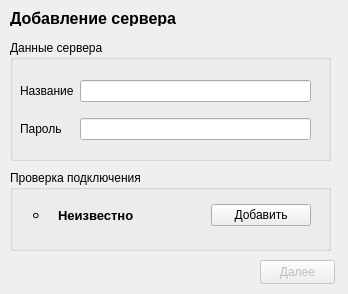
<?xml version="1.0" encoding="UTF-8"?>
<ui version="4.0">
 <class>AddServerLoginDialog</class>
 <widget class="QDialog" name="AddServerLoginDialog">
  <property name="geometry">
   <rect>
    <x>0</x>
    <y>0</y>
    <width>348</width>
    <height>294</height>
   </rect>
  </property>
  <property name="windowTitle">
   <string>Dialog</string>
  </property>
  <widget class="QPushButton" name="nextButton">
   <property name="enabled">
    <bool>false</bool>
   </property>
   <property name="geometry">
    <rect>
     <x>260</x>
     <y>260</y>
     <width>75</width>
     <height>24</height>
    </rect>
   </property>
   <property name="text">
    <string>Далее</string>
   </property>
   <property name="autoDefault">
    <bool>true</bool>
   </property>
   <property name="flat">
    <bool>false</bool>
   </property>
  </widget>
  <widget class="QLabel" name="titleLabel">
   <property name="geometry">
    <rect>
     <x>10</x>
     <y>10</y>
     <width>181</width>
     <height>16</height>
    </rect>
   </property>
   <property name="font">
    <font>
     <pointsize>12</pointsize>
     <bold>true</bold>
    </font>
   </property>
   <property name="text">
    <string>Добавление сервера</string>
   </property>
  </widget>
  <widget class="QGroupBox" name="inputGroupBox">
   <property name="geometry">
    <rect>
     <x>10</x>
     <y>40</y>
     <width>321</width>
     <height>121</height>
    </rect>
   </property>
   <property name="title">
    <string>Данные сервера</string>
   </property>
   <widget class="QWidget" name="gridLayoutWidget">
    <property name="geometry">
     <rect>
      <x>10</x>
      <y>30</y>
      <width>291</width>
      <height>80</height>
     </rect>
    </property>
    <layout class="QGridLayout" name="inputGridLayout" rowstretch="0,0" columnstretch="0,0" rowminimumheight="0,0">
     <item row="0" column="1">
      <widget class="QLineEdit" name="nameEdit"/>
     </item>
     <item row="1" column="1">
      <widget class="QLineEdit" name="passwordEdit">
       <property name="echoMode">
        <enum>QLineEdit::Password</enum>
       </property>
       <property name="placeholderText">
        <string/>
       </property>
      </widget>
     </item>
     <item row="0" column="0">
      <widget class="QLabel" name="nameLabel">
       <property name="text">
        <string>Название</string>
       </property>
      </widget>
     </item>
     <item row="1" column="0">
      <widget class="QLabel" name="portLabel">
       <property name="text">
        <string>Пароль</string>
       </property>
      </widget>
     </item>
    </layout>
   </widget>
  </widget>
  <widget class="QGroupBox" name="checkGroupBox">
   <property name="geometry">
    <rect>
     <x>10</x>
     <y>170</y>
     <width>321</width>
     <height>81</height>
    </rect>
   </property>
   <property name="title">
    <string>Проверка подключения</string>
   </property>
   <widget class="QWidget" name="horizontalLayoutWidget">
    <property name="geometry">
     <rect>
      <x>10</x>
      <y>20</y>
      <width>291</width>
      <height>51</height>
     </rect>
    </property>
    <layout class="QHBoxLayout" name="checkLayout">
     <item>
      <widget class="QLabel" name="signalLabel">
       <property name="sizePolicy">
        <sizepolicy hsizetype="Fixed" vsizetype="Fixed">
         <horstretch>0</horstretch>
         <verstretch>0</verstretch>
        </sizepolicy>
       </property>
       <property name="maximumSize">
        <size>
         <width>32</width>
         <height>32</height>
        </size>
       </property>
       <property name="text">
        <string>⚪</string>
       </property>
       <property name="alignment">
        <set>Qt::AlignCenter</set>
       </property>
      </widget>
     </item>
     <item>
      <widget class="QLabel" name="statusLabel">
       <property name="font">
        <font>
         <pointsize>10</pointsize>
         <bold>true</bold>
        </font>
       </property>
       <property name="text">
        <string>Неизвестно</string>
       </property>
      </widget>
     </item>
     <item>
      <widget class="QPushButton" name="checkButton">
       <property name="sizePolicy">
        <sizepolicy hsizetype="Fixed" vsizetype="Fixed">
         <horstretch>0</horstretch>
         <verstretch>0</verstretch>
        </sizepolicy>
       </property>
       <property name="maximumSize">
        <size>
         <width>100</width>
         <height>16777215</height>
        </size>
       </property>
       <property name="text">
        <string>Добавить</string>
       </property>
      </widget>
     </item>
    </layout>
   </widget>
  </widget>
 </widget>
 <resources/>
 <connections/>
</ui>
